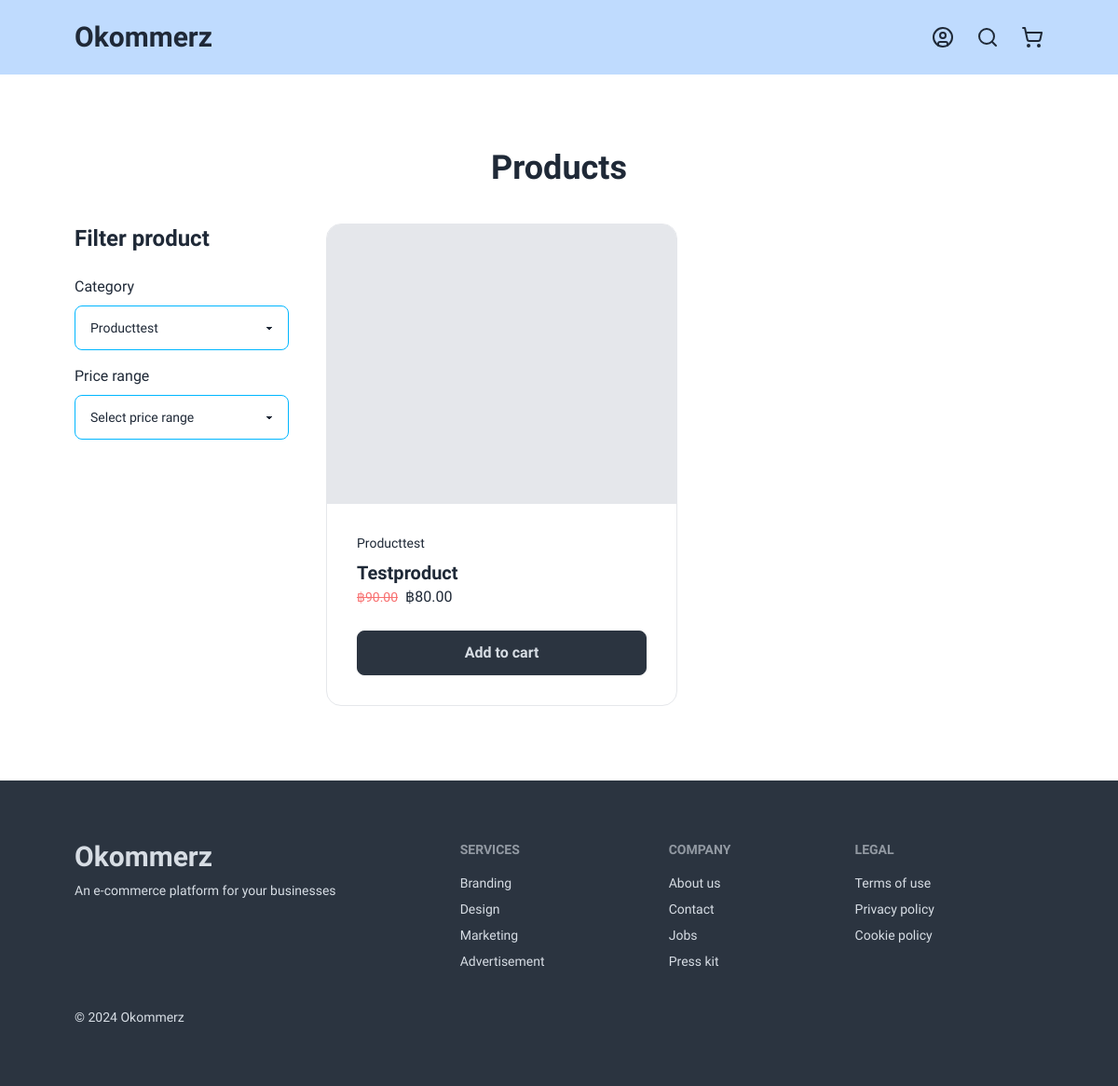
Before: / with the older database file.
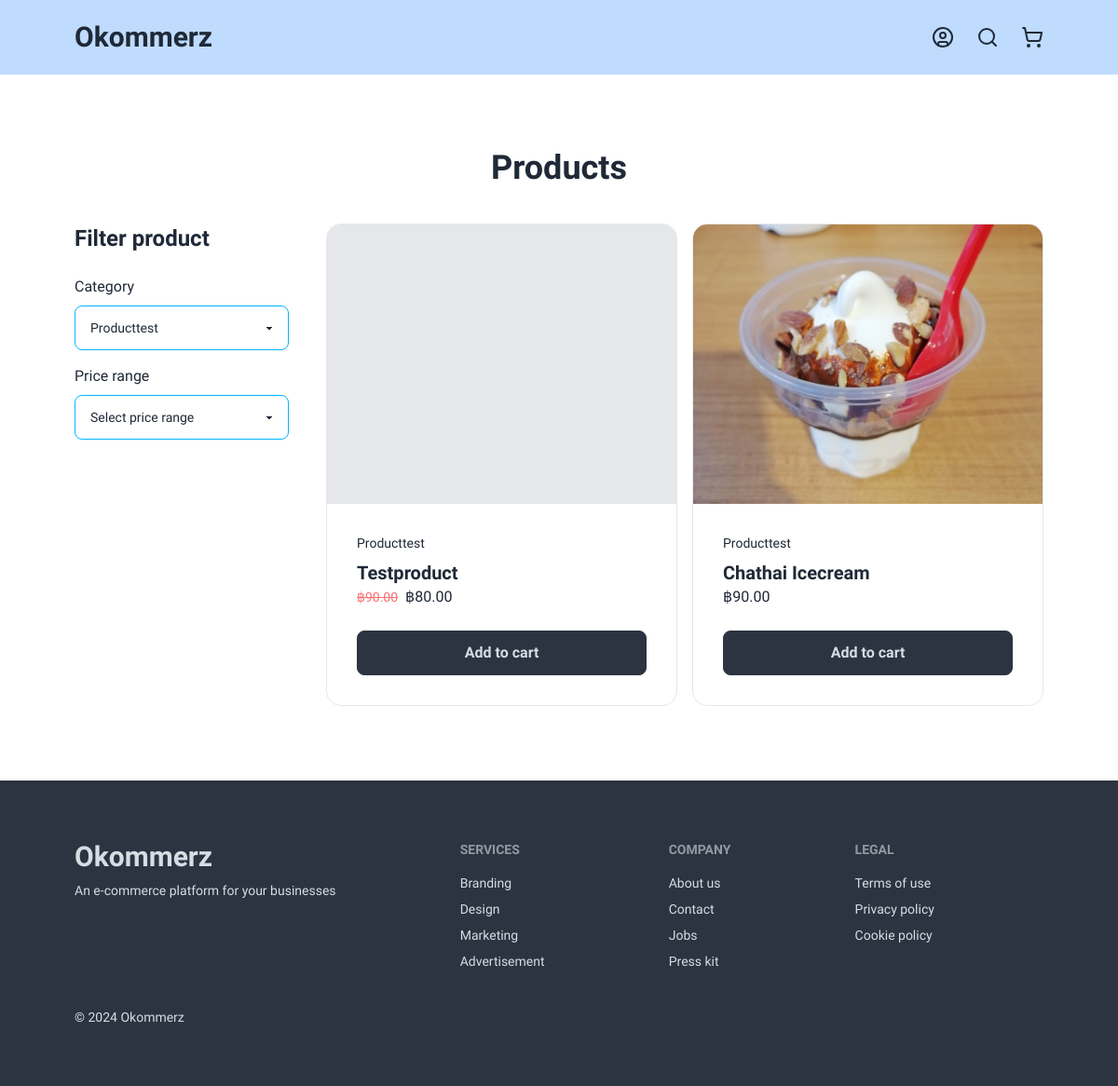
After: the same page with the newer database file.
### products/models.py (models this page shows, shortened)
class ProductItem(models.Model):
    product_name = models.CharField(max_length=255)
    description = models.TextField(blank=True, null=True)
    amount = models.IntegerField(default=1)
    product_category = models.ForeignKey(ProductCategory, related_name='product_name', on_delete=models.CASCADE, null=True)
    regular_price = models.DecimalField(max_digits=10,decimal_places=2,default=0)
    sales_price = models.DecimalField(max_digits=10,decimal_places=2,blank=True,null=True)
    product_image = models.ImageField(upload_to='', blank=True, null=True)
    additional_detail = models.TextField(blank=True, null=True)
    created_at = models.DateTimeField(auto_now_add=True)
    updated_at = models.DateTimeField(auto_now=True)

class ProductCategory(models.Model):
    category = models.CharField(max_length=255, unique=True)
    class Meta:
        verbose_name_plural = "Product categories"
    def __str__(self):
        return self.category

### products/views.py (the view)
# urls.py: path('', views.shop),
def shop(request):
    num_of_products = 6
    carousels = MarketingCampaign.objects.all()
    categories = ProductCategory.objects.all()
    products = ProductItem.objects.all()
    return render(request, 'shop.html', {'carousels': carousels, 'products': products, 'categories': categories, 'num_of_products': num_of_products})

### products/templates/shop.html (shortened to what this page needs)
{% extends 'base.html' %}
{% block content %}
<h1 class='text-4xl font-bold text-center mb-10'>Products</h1>
<section class='grid grid-cols-1 lg:grid-cols-4 xl:grid-cols-5 gap-y-10 lg:gap-10'>
  <div class='col-span-1'>
    <h2 class='text-2xl font-bold mb-6'>Filter product</h2>
    <div class='flex flex-col gap-y-2'>
      <label for='filter_cate' class='font-medium'>Category</label>
      <select class="select select-info w-full" id='filter_cate'>
        {% for category in categories %}
        <option value={{ category }}>{{ category }}</option>
        {% endfor %}
      </select>
    </div>
    <div class='flex flex-col gap-y-2 mt-4'>
      <label for='filter_price' class='font-medium'>Price range</label>
      <select class="select select-info w-full">
        <option selected>Select price range</option>
      </select>
    </div>
  </div>
  <div class='col-span-3 xl:col-span-4'>
    <div class='grid lg:grid-cols-2 xl:grid-cols-3 gap-4'>
      {% if products|length > 0 %}
        {% for product in products %}
          <div class="card bg-base-100 hover:shadow-lg border overflow-hidden">
            <a href="product/{{ product.id }}">
            {% if product.product_image %}
              <figure><img src="{{ product.product_image.url }}" alt="{{ product.product_image.url }}" class='min-h-[300px] h-[300px] object-cover w-full'/></figure>
            {% else %}
              <div class='bg-gray-200 max-w-full min-h-[300px] h-full'></div>
            {% endif %}
            </a>
            <div class="card-body">
              <p class='text-sm'>{{ product.product_category }}</p>
              <div class='mb-4'>
                <a href="product/{{ product.id }}">
                  <h2 class="card-title">{{ product.product_name }}</h2>
                </a>
                {% if product.sales_price %}
                <div class='inline-flex items-center gap-x-2'>
                  <p class='line-through text-red-400 text-sm'>฿{{ product.regular_price }}</p>
                  <p class='font-medium'>฿{{ product.sales_price }}</p>
                </div>
                {% else %}
                  <p class='font-medium'>฿{{ product.regular_price }}</p>
                {% endif %}
              </div>
              <div class="card-actions">
                <button class="btn btn-neutral w-full text-base">Add to cart</button>
              </div>
            </div>
          </div>
        {% endfor %}
      {% else %}
        <h1>There are no products you are looking for.</h1>
      {% endif %}
    </div>
  </div>
</section>
{% endblock %}

### products/templates/base.html (shortened to what this page needs)
{% load static %}
<!DOCTYPE html>
<html lang="en">
<head>
  <link href="{% static 'style.css' %}" rel="stylesheet">
  <link href="https://cdn.jsdelivr.net/npm/daisyui@4.6.0/dist/full.min.css" rel="stylesheet" type="text/css" />
  <script src="https://cdn.tailwindcss.com"></script>
</head>
<body>
  <header class='bg-blue-200 px-10 lg:px-20 py-4 w-full' id='header'>
    <div class='page-container flex items-center justify-between w-full'>
      <a href="/">
        <h1 class='text-3xl font-bold inline-block'>Okommerz</h1>
      </a>
      <nav class='flex items-center gap-x-6'>
        {% if request.user.is_authenticated %}
          <div class="dropdown dropdown-end">
            <div tabindex="0" role="button" class="whitespace-pre">Hello, {{ user.username }}</div>
            <ul tabindex="0" class="dropdown-content z-[1] menu p-2 shadow bg-base-100 rounded-box w-52 mt-2" id='account-menus'></ul>
            <dialog id="my_modal_3" class="modal">
              <div class="modal-box p-10">
                <h3 class="font-bold text-2xl text-center">Logging out...</h3>
              </div>
            </dialog>
          </div>
        {% else %}
          <a href={% url 'login' %}>
        {% endif %}
        {% include 'searchbar.html' %}
        {% include 'cart.html' %}
      </nav>
    </div>
  </header>
  <main class='page-container main-body p-10 lg:p-20'>
    {% block content %}
    {% endblock %}
  </main>
  <footer class="px-10 lg:px-20 py-16 bg-neutral text-neutral-content">
    <div class='page-container footer'>
      <aside>
        <h1 class='text-3xl font-bold'>Okommerz</h1>
        <p>An e-commerce platform for your businesses</p>
      </aside>
      <nav>
        <header class="footer-title">Services</header>
        <a class="link link-hover">Branding</a>
        <a class="link link-hover">Design</a>
        <a class="link link-hover">Marketing</a>
        <a class="link link-hover">Advertisement</a>
      </nav>
      <nav>
        <header class="footer-title">Company</header>
        <a class="link link-hover">About us</a>
        <a class="link link-hover">Contact</a>
        <a class="link link-hover">Jobs</a>
        <a class="link link-hover">Press kit</a>
      </nav>
      <nav>
        <header class="footer-title">Legal</header>
        <a class="link link-hover">Terms of use</a>
        <a class="link link-hover" href='/privacy-policy'>Privacy policy</a>
        <a class="link link-hover">Cookie policy</a>
      </nav>
    </div>
    <div class='page-container mt-10'>
      <h3 class='text-sm'>&copy; 2024 Okommerz</h3>
    </div>
  </footer>
</body>
</html>

### products/templates/searchbar.html (shortened to what this page needs)
<div class="drawer drawer-end">
  <div class="drawer-content">
    <label for="search-drawer" class='cursor-pointer' onclick='searchItem()'>
      <svg xmlns="http://www.w3.org/2000/svg" width="24" height="24" viewBox="0 0 24 24" fill="none" stroke="currentColor" stroke-width="2" stroke-linecap="round" stroke-linejoin="round" class="lucide lucide-search"><circle cx="11" cy="11" r="8"/><path d="m21 21-4.3-4.3"/></svg>
    </label>
  </div>
  <div class="drawer-side overflow-hidden z-[99]">
    <label for="search-drawer" aria-label="close sidebar" class="drawer-overlay"></label>
  </div>
</div>

### products/templates/cart.html (shortened to what this page needs)
<div class="drawer drawer-end">
  <div class="drawer-content">
    <label for="my-drawer" class='cursor-pointer'>
    </label>
  </div>
  <div class="drawer-side overflow-hidden">
    <label for="my-drawer" aria-label="close sidebar" class="drawer-overlay"></label>
  </div>
</div>

### products/static/style.css (style rules this page uses)
:root { --header-height:80px; }
* { font-family:'Plus Jakarta Sans', sans-serif }
.page-container { margin:auto; max-width:1536px; }
.main-body { margin-top:var(--header-height); box-sizing:content-box; }
#header { position:absolute; top:0; height:var(--header-height); display:flex; z-index:99; }

Changed rows visible on the page:
added ProductItem: product_image (picture), product_category "Producttest", product_name "Chathai Icecream", regular_price "90.00"
